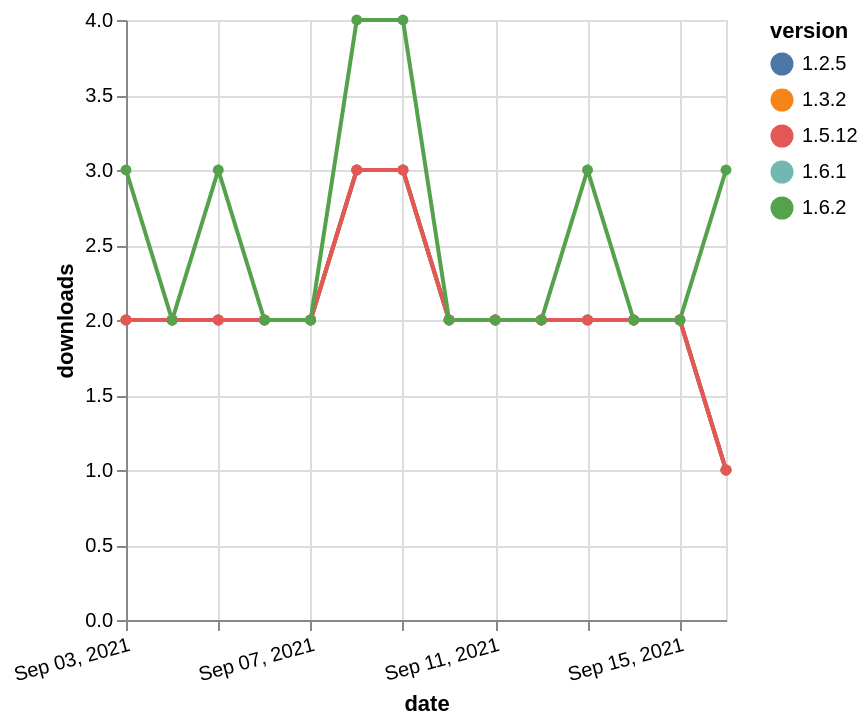

Source (Vega-Lite JSON):
### Vega-Lite specification from a JSON file in a GitHub repository (floating-point values rounded to 4 significant figures)
{"$schema": "https://vega.github.io/schema/vega-lite/v5.json", "description": "A simple bar chart with embedded data.", "data": {"values": [{"date": "2021-09-03", "total": 931, "delta": 2, "version": "1.6.1"}, {"date": "2021-09-04", "total": 933, "delta": 2, "version": "1.6.1"}, {"date": "2021-09-05", "total": 935, "delta": 2, "version": "1.6.1"}, {"date": "2021-09-06", "total": 937, "delta": 2, "version": "1.6.1"}, {"date": "2021-09-07", "total": 939, "delta": 2, "version": "1.6.1"}, {"date": "2021-09-08", "total": 942, "delta": 3, "version": "1.6.1"}, {"date": "2021-09-09", "total": 945, "delta": 3, "version": "1.6.1"}, {"date": "2021-09-10", "total": 947, "delta": 2, "version": "1.6.1"}, {"date": "2021-09-11", "total": 949, "delta": 2, "version": "1.6.1"}, {"date": "2021-09-12", "total": 951, "delta": 2, "version": "1.6.1"}, {"date": "2021-09-13", "total": 953, "delta": 2, "version": "1.6.1"}, {"date": "2021-09-14", "total": 955, "delta": 2, "version": "1.6.1"}, {"date": "2021-09-15", "total": 957, "delta": 2, "version": "1.6.1"}, {"date": "2021-09-16", "total": 958, "delta": 1, "version": "1.6.1"}, {"date": "2021-09-03", "total": 1299, "delta": 2, "version": "1.2.5"}, {"date": "2021-09-04", "total": 1301, "delta": 2, "version": "1.2.5"}, {"date": "2021-09-05", "total": 1303, "delta": 2, "version": "1.2.5"}, {"date": "2021-09-06", "total": 1305, "delta": 2, "version": "1.2.5"}, {"date": "2021-09-07", "total": 1307, "delta": 2, "version": "1.2.5"}, {"date": "2021-09-08", "total": 1310, "delta": 3, "version": "1.2.5"}, {"date": "2021-09-09", "total": 1313, "delta": 3, "version": "1.2.5"}, {"date": "2021-09-10", "total": 1315, "delta": 2, "version": "1.2.5"}, {"date": "2021-09-11", "total": 1317, "delta": 2, "version": "1.2.5"}, {"date": "2021-09-12", "total": 1319, "delta": 2, "version": "1.2.5"}, {"date": "2021-09-13", "total": 1321, "delta": 2, "version": "1.2.5"}, {"date": "2021-09-14", "total": 1323, "delta": 2, "version": "1.2.5"}, {"date": "2021-09-15", "total": 1325, "delta": 2, "version": "1.2.5"}, {"date": "2021-09-16", "total": 1326, "delta": 1, "version": "1.2.5"}, {"date": "2021-09-03", "total": 1160, "delta": 2, "version": "1.3.2"}, {"date": "2021-09-04", "total": 1162, "delta": 2, "version": "1.3.2"}, {"date": "2021-09-05", "total": 1164, "delta": 2, "version": "1.3.2"}, {"date": "2021-09-06", "total": 1166, "delta": 2, "version": "1.3.2"}, {"date": "2021-09-07", "total": 1168, "delta": 2, "version": "1.3.2"}, {"date": "2021-09-08", "total": 1171, "delta": 3, "version": "1.3.2"}, {"date": "2021-09-09", "total": 1174, "delta": 3, "version": "1.3.2"}, {"date": "2021-09-10", "total": 1176, "delta": 2, "version": "1.3.2"}, {"date": "2021-09-11", "total": 1178, "delta": 2, "version": "1.3.2"}, {"date": "2021-09-12", "total": 1180, "delta": 2, "version": "1.3.2"}, {"date": "2021-09-13", "total": 1182, "delta": 2, "version": "1.3.2"}, {"date": "2021-09-14", "total": 1184, "delta": 2, "version": "1.3.2"}, {"date": "2021-09-15", "total": 1186, "delta": 2, "version": "1.3.2"}, {"date": "2021-09-16", "total": 1187, "delta": 1, "version": "1.3.2"}, {"date": "2021-09-03", "total": 1107, "delta": 2, "version": "1.5.12"}, {"date": "2021-09-04", "total": 1109, "delta": 2, "version": "1.5.12"}, {"date": "2021-09-05", "total": 1111, "delta": 2, "version": "1.5.12"}, {"date": "2021-09-06", "total": 1113, "delta": 2, "version": "1.5.12"}, {"date": "2021-09-07", "total": 1115, "delta": 2, "version": "1.5.12"}, {"date": "2021-09-08", "total": 1118, "delta": 3, "version": "1.5.12"}, {"date": "2021-09-09", "total": 1121, "delta": 3, "version": "1.5.12"}, {"date": "2021-09-10", "total": 1123, "delta": 2, "version": "1.5.12"}, {"date": "2021-09-11", "total": 1125, "delta": 2, "version": "1.5.12"}, {"date": "2021-09-12", "total": 1127, "delta": 2, "version": "1.5.12"}, {"date": "2021-09-13", "total": 1129, "delta": 2, "version": "1.5.12"}, {"date": "2021-09-14", "total": 1131, "delta": 2, "version": "1.5.12"}, {"date": "2021-09-15", "total": 1133, "delta": 2, "version": "1.5.12"}, {"date": "2021-09-16", "total": 1134, "delta": 1, "version": "1.5.12"}, {"date": "2021-09-03", "total": 571, "delta": 3, "version": "1.6.2"}, {"date": "2021-09-04", "total": 573, "delta": 2, "version": "1.6.2"}, {"date": "2021-09-05", "total": 576, "delta": 3, "version": "1.6.2"}, {"date": "2021-09-06", "total": 578, "delta": 2, "version": "1.6.2"}, {"date": "2021-09-07", "total": 580, "delta": 2, "version": "1.6.2"}, {"date": "2021-09-08", "total": 584, "delta": 4, "version": "1.6.2"}, {"date": "2021-09-09", "total": 588, "delta": 4, "version": "1.6.2"}, {"date": "2021-09-10", "total": 590, "delta": 2, "version": "1.6.2"}, {"date": "2021-09-11", "total": 592, "delta": 2, "version": "1.6.2"}, {"date": "2021-09-12", "total": 594, "delta": 2, "version": "1.6.2"}, {"date": "2021-09-13", "total": 597, "delta": 3, "version": "1.6.2"}, {"date": "2021-09-14", "total": 599, "delta": 2, "version": "1.6.2"}, {"date": "2021-09-15", "total": 601, "delta": 2, "version": "1.6.2"}, {"date": "2021-09-16", "total": 604, "delta": 3, "version": "1.6.2"}]}, "width": "container", "mark": {"type": "line", "point": {"filled": true}}, "encoding": {"x": {"field": "date", "type": "temporal", "timeUnit": "yearmonthdate", "title": "date", "axis": {"labelAngle": -15}}, "y": {"field": "delta", "type": "quantitative", "title": "downloads"}, "color": {"field": "version", "type": "nominal"}, "tooltip": {"field": "delta"}}}
